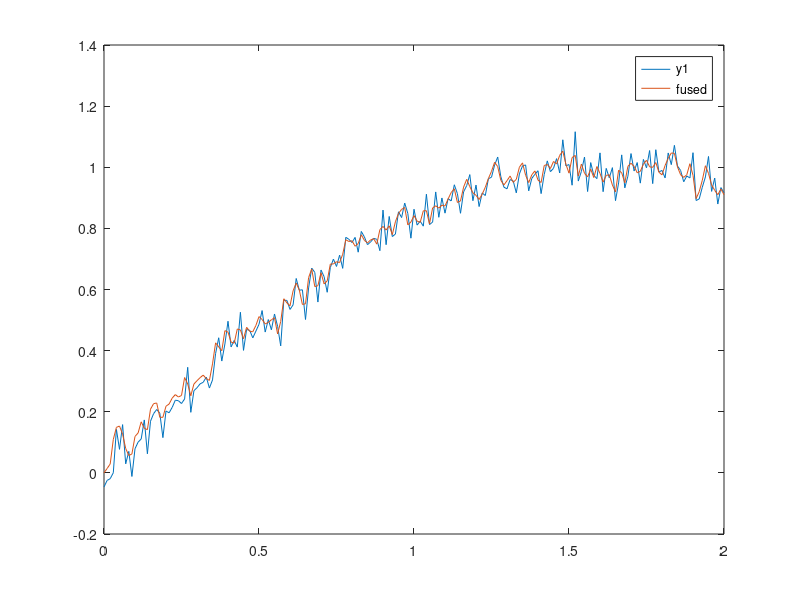

The MATLAB source for this figure:
%% (A) Scalar weighted fusion
z = [1.02; 0.97; 1.10];
w = [4; 2; 1];
x_hat = (w'*z)/sum(w)

%% (B) Vector WLS fusion
H1 = eye(2);        z1 = [2.0; 1.0];
H2 = [1 0];         z2 = 1.8;
W1 = 5*eye(2);      W2 = 2;

A = H1'*W1*H1 + H2'*W2*H2;
b = H1'*W1*z1 + H2'*W2*z2;

x_hat_vec = A\b

%% (C) Discrete complementary filter
T = 0.01; omega_c = 2.0;
alpha = (omega_c*T)/(1+omega_c*T);

t = 0:T:2;
y1 = sin(t) + 0.05*randn(size(t));      % low-frequency sensor
u2 = gradient(y1,T) + 0.2*randn(size(t)); % high-frequency rate

xhat = zeros(size(t));
for k=2:length(t)
  xhat(k) = (1-alpha)*(xhat(k-1) + T*u2(k)) + alpha*y1(k);
end
plot(t,y1,t,xhat); legend('y1','fused');
